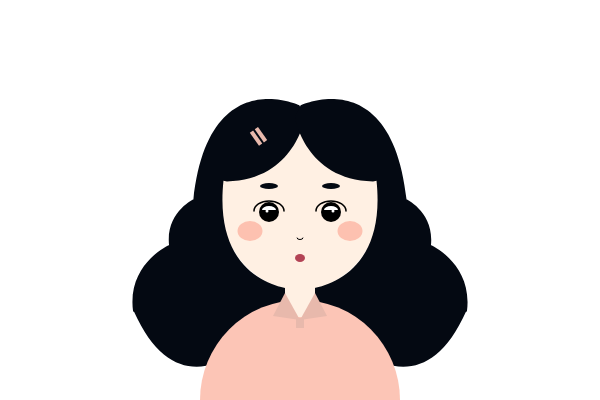
Frame 1 (no input)
Frame 60 (no input): identical to frame 1, image omitted
Frame 120 (the mouse pressed at the canvas centre since frame 60): identical to frame 1, image omitted

The p5.js sketch that drew this single still picture (run headless with seeded random() and noise() and a simulated clock; from frame 60 on, the mouse is pressed at the canvas centre):

// p5.js sketch
// ── sketch.js
let width = 600;
let height = 400;

let face_color = "#FFF0E3";
let face_width = 160;
let face_height = 180;

let hair_color = "#040912";
let brow_color = "#040912";
let lip_color = "#B34355";
let blur_color = "#FDC1B0";
let cloth_color = "#FCC5B6";
let kara_color = "#E8B9AC";

function setup() {
	createCanvas(width, height);
}

function draw() {
	background(255);
	// 얼굴
	noStroke();
	fill(face_color);
	ellipse(width / 2, height / 2, face_width, face_height);

	// 헤어
	fill(hair_color);

	// 왼쪽 머리
	beginShape();
	vertex(305.037, 117);
	bezierVertex(305.037, 117, 295.436, 179.867, 227, 181.38);
	vertex(223.475, 180.843);
	bezierVertex(212, 289.5, 299, 290, 299, 290);
	vertex(298.934, 289.504);
	bezierVertex(298.934, 289.504, 195, 447.5, 133.934, 311.504);
	vertex(133.115, 311.685);
	bezierVertex(126.595, 263.978, 169.183, 245.013, 169.183, 245.013);
	vertex(169.165, 246.187);
	bezierVertex(165.01, 212.32, 194.069, 199.115, 194.069, 199.115);
	vertex(193.334, 200.372);
	bezierVertex(208, 62.5, 299.334, 105.372, 299.334, 105.372);
	endShape(CLOSE);

	// 오른쪽 머리
	beginShape();
	vertex(294.963, 117);
	bezierVertex(294.963, 117, 304.564, 179.867, 373, 181.38);
	vertex(376.525, 180.843);
	bezierVertex(388, 289.5, 301, 290, 301, 290);
	vertex(301.066, 289.504);
	bezierVertex(301.066, 289.504, 405, 447.5, 466.066, 311.504);
	vertex(466.885, 311.685);
	bezierVertex(473.405, 263.978, 430.817, 245.013, 430.817, 245.013);
	vertex(430.835, 246.187);
	bezierVertex(434.99, 212.32, 405.931, 199.115, 405.931, 199.115);
	vertex(406.666, 200.372);
	bezierVertex(392, 62.5, 300.666, 105.372, 300.666, 105.372);
	endShape(CLOSE);

	// 눈썹
	fill(brow_color);
	ellipse(269, 186, 18, 6);
	ellipse(331, 186, 18, 6);

	// 블러
	fill(blur_color);
	noStroke();
	ellipse(250, 231, 25, 20);
	ellipse(350, 231, 25, 20);

	// 눈
	stroke(0);
	strokeWeight(1.5);
	noFill();
	arc(269, 211, 30, 20, PI, TWO_PI);
	arc(331, 211, 30, 20, PI, TWO_PI);

	// 눈알
	noStroke();
	fill(0);
	circle(269, 212, 20);
	circle(331, 212, 20);

	fill(255);
	arc(269, 210, 14, 8, PI, TWO_PI);
	circle(267, 211, 3);
	arc(331, 210, 14, 8, PI, TWO_PI);
	circle(333, 211, 3);

	// 코
	stroke(0);
	strokeWeight(1);
	noFill();
	arc(300, 238, 6, 3, 0, PI);

	// 입술
	noStroke();
	fill(lip_color);
	ellipse(300, 258, 10, 8);

	// 옷
	noStroke();
	fill(cloth_color);
	arc(300, 400, 200, 200, PI, TWO_PI);

	// 목
	fill(face_color);
	rect(285, 287, 30, 30);

	fill(kara_color);
	triangle(285, 293, 300, 320, 273, 316);
	triangle(315, 293, 327, 316, 300, 320);
	rect(296, 318, 8, 10);

	// 삔
	fill(kara_color);
	push();
	translate(258, 127);
	rotate(radians(55));
	rect(0, 0, 16, 4);
	rect(0, 6, 16, 4);
	pop();
}

// ── styles.css
@font-face {
	font-family: "Pretendard";
	src: url("https://cdn.jsdelivr.net/gh/projectnoonnu/pretendard@1.0/Pretendard-Regular.woff2") format("woff2");
	font-weight: 400;
	font-display: swap;
}

@font-face {
	font-family: "Pretendard";
	src: url("https://cdn.jsdelivr.net/gh/projectnoonnu/pretendard@1.0/Pretendard-Bold.woff2") format("woff2");
	font-weight: 700;
	font-display: swap;
}

* {
	margin: 0;
	padding: 0;
	box-sizing: border-box;
}

html,
body {
	width: 100%;
	height: 100dvh;
	background-color: #ebecdf;
	font-family: "Pretendard", sans-serif;
	display: flex;
	flex-direction: column;
	align-items: center;
	justify-content: center;
	gap: 16px;
}

header {
	width: 600px;
	display: flex;
	flex-direction: column;
	gap: 6px;
}

header .project-title {
	font-size: 20px;
	font-weight: 700;
	color: #eb631b;
}

header .project-description {
	font-size: 14px;
	line-height: 1.5;
	color: #3b3b3b;
}

canvas {
	display: block;
}
